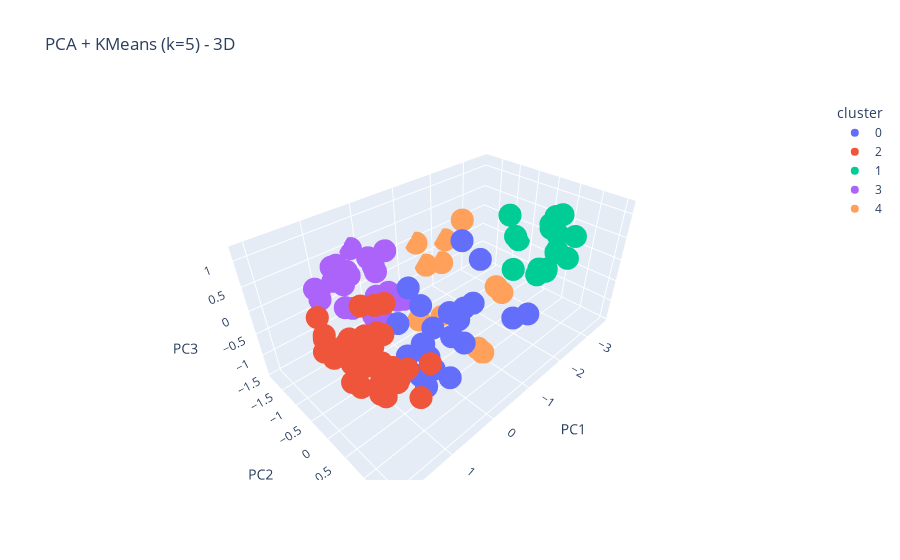

The code cell stored with this chart in its notebook:
### Code cell
plotly_pca_kmeans(similarity, n_components=3, n_clusters=5)

### Figure 1 — Plotly figure (JSON) as saved in the notebook; plotly's stock layout.template omitted (floating-point values rounded to 4 significant figures)
{"data": [{"hovertemplate": "<b>%{hovertext}</b><br><br>cluster=0<br>PC1=%{x}<br>PC2=%{y}<br>PC3=%{z}<extra></extra>", "hovertext": ["fruity", "nutty", "earthy", "vegetable", "cheesy", "pungent", "fermented", "musty", "cocoa", "cognac", "dairy", "mushroom", "leafy", "ripe", "grassy", "chocolate", "grapefruit", "violet", "lemon", "metallic", "aldehydic", "tomato", "black currant"], "legendgroup": "0", "marker": {"color": "#636efa", "symbol": "circle"}, "mode": "markers", "name": "0", "scene": "scene", "showlegend": true, "type": "scatter3d", "x": [0.6128, -0.7714, 0.6447, -0.4181, 0.5019, 0.666, 0.8477, 0.4537, 0.06914, 0.3111, 0.6939, 0.09228, 0.5019, -0.4983, 0.9037, -0.9536, -0.209, 0.1975, 0.05128, 0.08164, 0.5008, -1.202, -0.4307], "y": [-0.008462, 0.532, 0.6281, 1.543, 1.134, 0.9091, 0.7722, 0.1242, 0.6514, 0.912, 0.8279, 0.9907, 0.7284, 0.3009, 0.9847, -0.06096, 0.5948, 0.09931, -0.03345, 0.9989, 0.03955, 1.295, 0.7093], "z": [-0.05021, 0.8241, 0.6805, 0.3613, 0.2976, 0.4276, -0.5187, 0.6533, 0.2435, -0.8642, -0.1906, 0.5311, -0.6593, -0.3072, -0.5742, 0.8689, -0.09359, -0.6954, -0.8835, -0.1786, -0.8236, -0.1339, 0.1971]}, {"hovertemplate": "<b>%{hovertext}</b><br><br>cluster=2<br>PC1=%{x}<br>PC2=%{y}<br>PC3=%{z}<extra></extra>", "hovertext": ["green", "sweet", "floral", "fatty", "herbal", "waxy", "apple", "fresh", "woody", "tropical", "citrus", "oily", "ethereal", "winey", "rose", "caramellic", "pineapple", "buttery", "pear", "creamy", "melon", "berry", "banana", "rum", "orange", "sharp", "peach", "grape", "sour", "jasmine", "milky", "apricot", "brandy", "plum", "strawberry", "chamomile"], "legendgroup": "2", "marker": {"color": "#EF553B", "symbol": "circle"}, "mode": "markers", "name": "2", "scene": "scene", "showlegend": true, "type": "scatter3d", "x": [1.521, 1.636, 1.888, 1.164, 2.048, 1.3, 1.66, 1.927, 1.749, 1.116, 1.474, 1.276, 1.247, 1.857, 1.73, 1.333, 1.539, 0.8471, 1.582, 0.9591, 1.114, 1.979, 1.484, 1.223, 1.085, 1.773, 1.432, 1.642, 1.071, 1.278, 1.193, 1.576, 0.9927, 1.494, 1.392, 1.557], "y": [0.4479, 0.2732, -0.09338, 0.8765, 0.1698, 0.79, 0.8538, 0.5871, -0.4762, 1.334, 0.2065, 0.6259, 0.7556, 0.6856, -0.4122, 0.09064, 0.7376, -0.007671, 0.8627, -0.1065, 1.091, 0.2832, 0.6293, 0.307, -0.1092, 0.3868, 0.2704, 0.5066, 0.1981, -0.2678, 0.2265, 0.3404, 0.2595, -0.0897, 0.1903, -0.1227], "z": [0.3548, 0.08352, 0.3486, -0.08111, 0.3728, -0.3294, -0.2528, -0.01105, 0.4536, 0.3098, -0.1325, -0.3078, -0.331, -0.08894, 0.1263, 0.7525, -0.1328, 0.4897, -0.3611, 0.458, -0.5698, 0.2837, -0.3135, -0.3092, -0.325, 0.1007, 0.1994, 0.0413, 0.112, -0.2063, 0.2432, -0.1115, -0.6036, 0.1101, 0.2815, 0.007949]}, {"hovertemplate": "<b>%{hovertext}</b><br><br>cluster=1<br>PC1=%{x}<br>PC2=%{y}<br>PC3=%{z}<extra></extra>", "hovertext": ["sulfurous", "meaty", "roasted", "burnt", "onion", "garlic", "savory", "alliaceous", "coffee", "hazelnut", "chicken", "potato", "cabbage", "beefy", "popcorn", "brothy", "catty", "horseradish"], "legendgroup": "1", "marker": {"color": "#00cc96", "symbol": "circle"}, "mode": "markers", "name": "1", "scene": "scene", "showlegend": true, "type": "scatter3d", "x": [-1.864, -2.955, -2.811, -1.819, -2.974, -3.587, -3.16, -2.75, -3.283, -2.601, -2.373, -3.101, -2.032, -3.535, -3.584, -3.315, -1.943, -2.702], "y": [1.13, 0.6155, 0.5234, 0.2779, 0.6278, 0.3066, 0.89, 1.021, 0.4758, -0.1254, 0.6618, 0.362, 1.021, 0.1519, -0.7491, 0.3098, 0.903, -0.1799], "z": [0.4112, 0.4899, 0.7282, 1.176, 0.07754, -0.2385, 0.469, 0.2036, 0.7503, 0.294, -0.02965, 0.4736, 0.238, 0.3993, -0.4109, 0.6425, 0.1465, -0.5701]}, {"hovertemplate": "<b>%{hovertext}</b><br><br>cluster=3<br>PC1=%{x}<br>PC2=%{y}<br>PC3=%{z}<extra></extra>", "hovertext": ["spicy", "balsamic", "mint", "honey", "camphoreous", "vanilla", "tobacco", "aromatic", "almond", "gasoline", "animal", "anisic", "coconut", "cherry", "hay", "warm", "coumarinic", "pine", "tea", "dry", "ketonic", "orris", "cinnamon", "musk"], "legendgroup": "3", "marker": {"color": "#ab63fa", "symbol": "circle"}, "mode": "markers", "name": "3", "scene": "scene", "showlegend": true, "type": "scatter3d", "x": [1.067, 1.355, 1.053, 1.433, -0.1505, 0.1864, 1.013, 0.9021, 0.2213, 0.2096, 0.1819, 0.656, 0.2712, 0.8191, 0.6518, 0.4546, -0.5296, 0.1866, 1.35, -0.3891, 0.6624, 0.4978, -0.2035, 0.9721], "y": [-1.093, -1.213, -0.85, -0.9298, -1.256, -1.866, -0.8591, -1.378, -1.266, -0.3167, -1.128, -1.653, -0.4247, -1.167, -1.328, -1.596, -1.778, -1.186, -1.078, -1.162, -0.3378, -0.8727, -1.752, -0.757], "z": [0.4893, 0.4137, 0.06102, 0.3865, -0.4313, 0.4396, 0.5077, 0.5682, 0.5107, 0.07506, 0.2582, 0.3742, 0.03195, 0.3437, 0.3907, 0.08079, 0.1322, -0.3169, 0.4248, -0.5505, -0.1502, -0.4387, -0.08156, 0.05349]}, {"hovertemplate": "<b>%{hovertext}</b><br><br>cluster=4<br>PC1=%{x}<br>PC2=%{y}<br>PC3=%{z}<extra></extra>", "hovertext": ["alcoholic", "phenolic", "odorless", "fishy", "smoky", "solvent", "medicinal", "bread", "cucumber", "malty", "radish", "leathery"], "legendgroup": "4", "marker": {"color": "#FFA15A", "symbol": "circle"}, "mode": "markers", "name": "4", "scene": "scene", "showlegend": true, "type": "scatter3d", "x": [-0.9371, -1.429, -1.202, -1.838, -2.279, -0.3384, -1.663, -1.792, -0.9637, -1.062, -1.613, -2.152], "y": [0.4293, -1.869, -0.8561, 0.06643, -1.85, -0.5941, -1.834, -0.8553, 0.5347, 0.3241, 0.3912, -1.835], "z": [-1.323, -0.08833, -1.404, -0.4771, -0.3326, -0.8532, -0.7364, 0.6897, -1.38, -1.466, -0.3436, -0.8829]}], "layout": {"legend": {"title": {"text": "cluster"}, "tracegroupgap": 0}, "scene": {"domain": {"x": [0, 1], "y": [0, 1]}, "xaxis": {"title": {"text": "PC1"}}, "yaxis": {"title": {"text": "PC2"}}, "zaxis": {"title": {"text": "PC3"}}}, "title": {"text": "PCA + KMeans (k=5) - 3D"}}}
